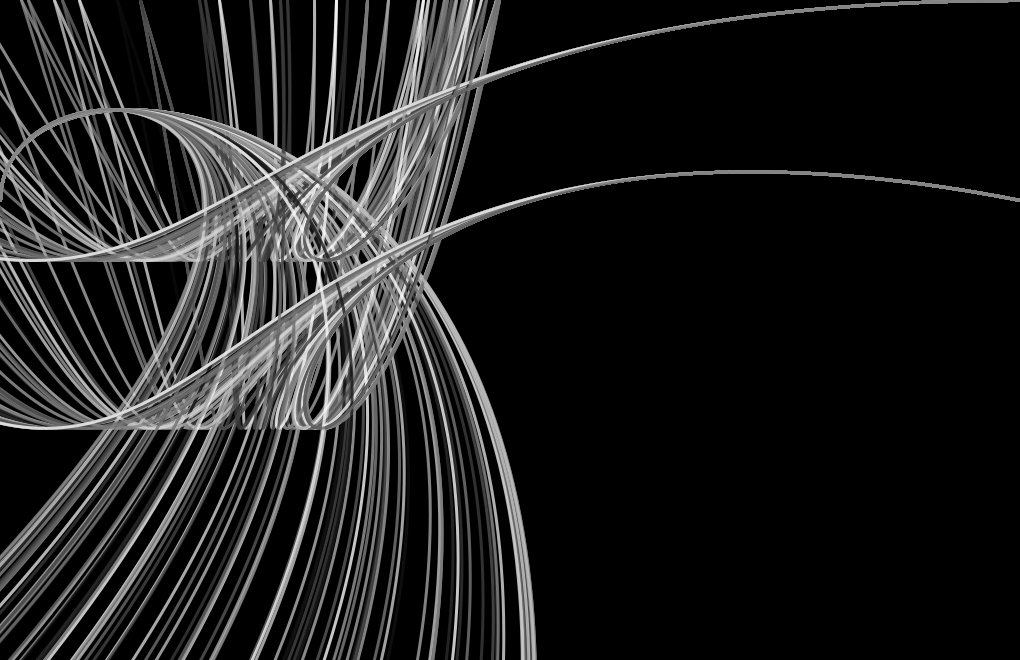
Frame 1 (no input)
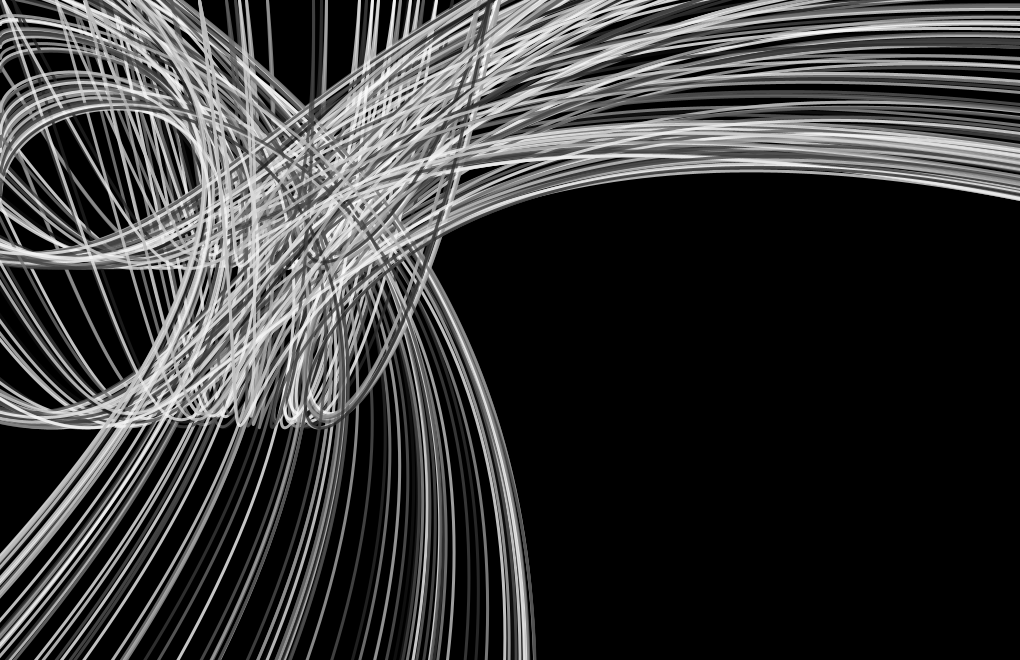
Frame 60 (the mouse pressed at the canvas centre just before this capture)
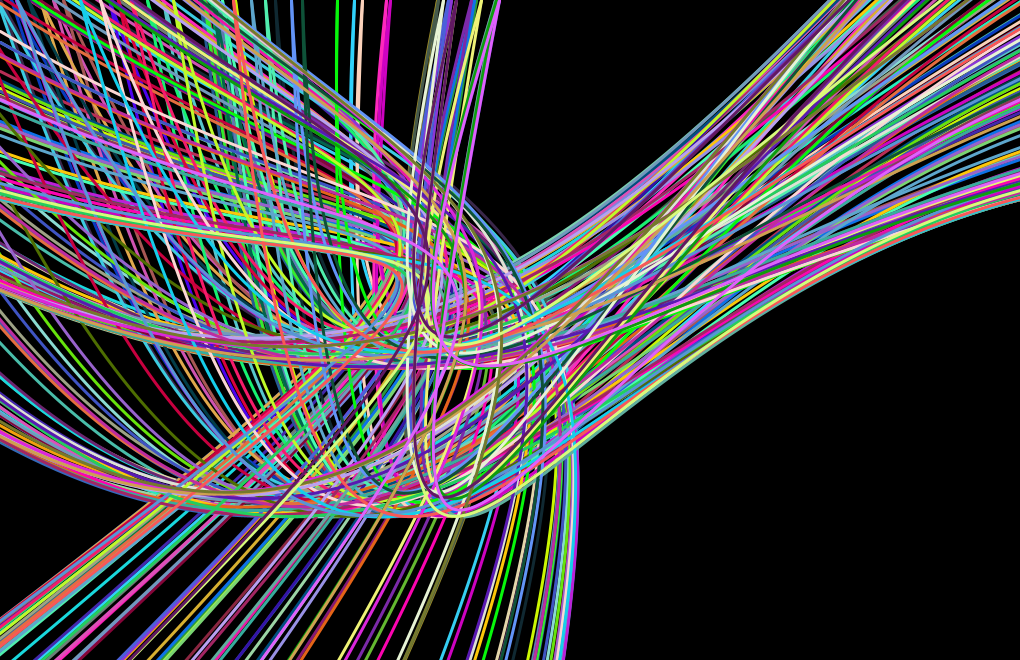
Frame 120 (the mouse held since frame 60 and released just before this capture)

The Processing sketch that drew these frames (run headless with seeded random() and noise(); from frame 60 on, the mouse is pressed at the canvas centre):

// Processing sketch: gutierrezc01
// ── gutierrezc01.pde
Olas[] papers = new Olas[100];// se llama a una clase y se declara un array de 100 objetos
float x,y,speeda,speedb;
float z=80;
float r = height -5;
void setup() {
  size(1020,660);
  noCursor();
  for (int i = 0; i < papers.length; i++){
  papers[i] = new Olas(random(100));// se da un valor a cada objeto del array
 }
 }

void draw(){
  background(0);
   for (int i=0; i < papers.length; i++){
  papers[i].display();
  papers[i].move();
// se dibuja cada objeto dandole caractirisicas y movimientos determinados en la clase
   }
}
// ── Olas.pde
class Olas{
  float x, y, a, posa, posb;
  float rr=PI/3.0;
  Olas(float s){
  y = s;
  posa = random(-10, 10);
  posb = random(-3, 3);
 // se le da un valor random a ciertas partes del bezier para que cada vez que sea nuevamente
 // dibujado se le de un nuevo valor dando una sensacion de movimiento
  }
  void display(){
    noFill();
    strokeWeight(3);
    bezier(0, cos(x)*200,  mouseX , mouseY,  700, 75,  cos(y)*500, 1000);
    bezier(width, sin(x)*200,  mouseX, mouseY,  width-700, height-75,  sin(y)*500, 0);
    bezier(width, cos(x)*200,  mouseX, mouseY,  width-700, width-75,  sin(y)*500, 0);
  if (keyPressed) {
    if (key == 'b' || key == 'B') {
      rotate(rr);
      // se aplicara rotacion al bezier 
    }
  }
 if (mousePressed == true) {
   stroke(random(255),random(255),random(255));
  } else {
    stroke(random(255),200);// el segundo valor da opacidad
  }

  }

 void move(){
   x += posa;
   y += posb;
   rr+=3;
    // esta parte dara el movimiento y la rotacion
 }
 }
 
 
